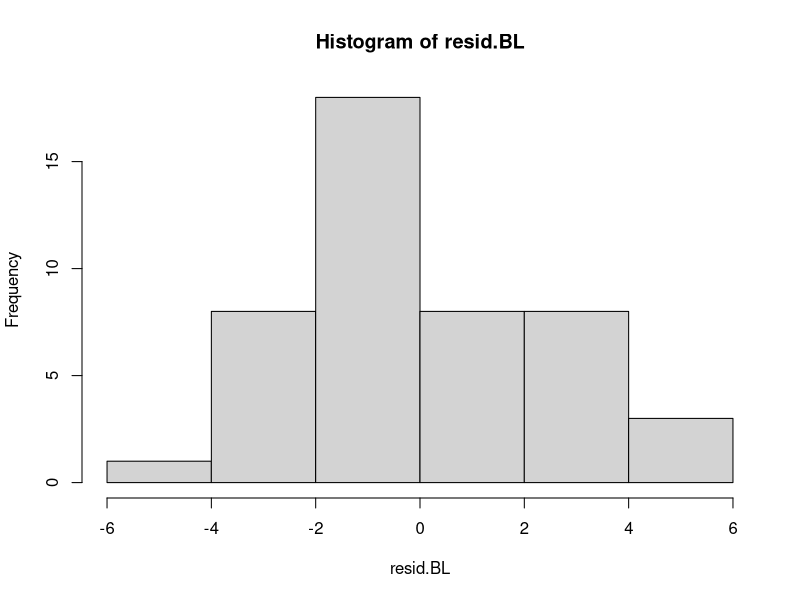
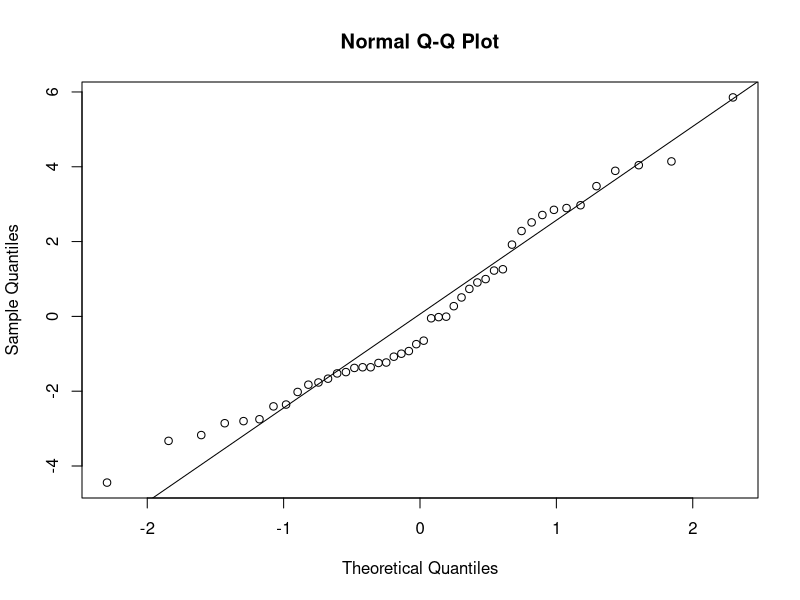
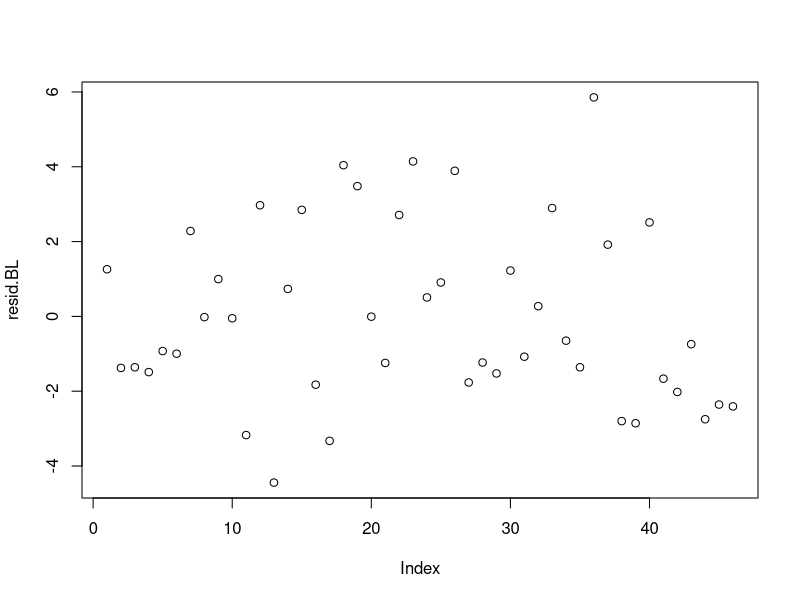
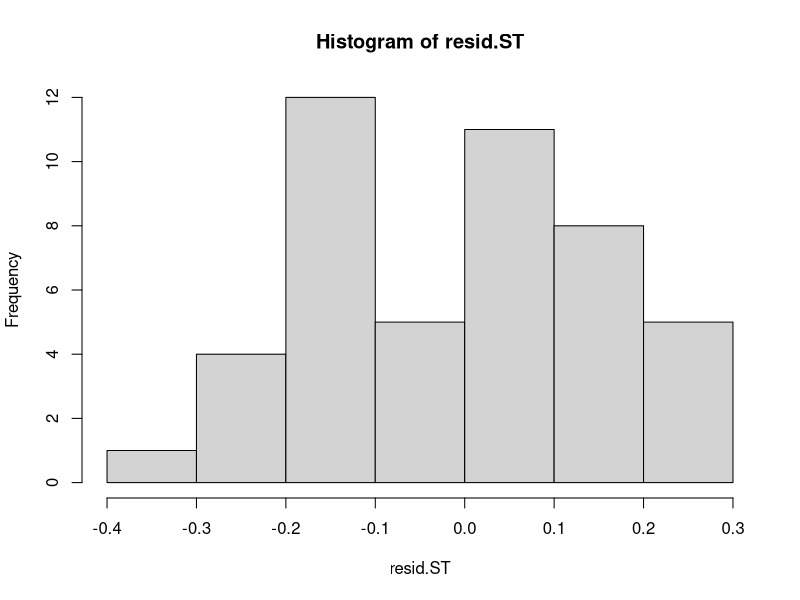
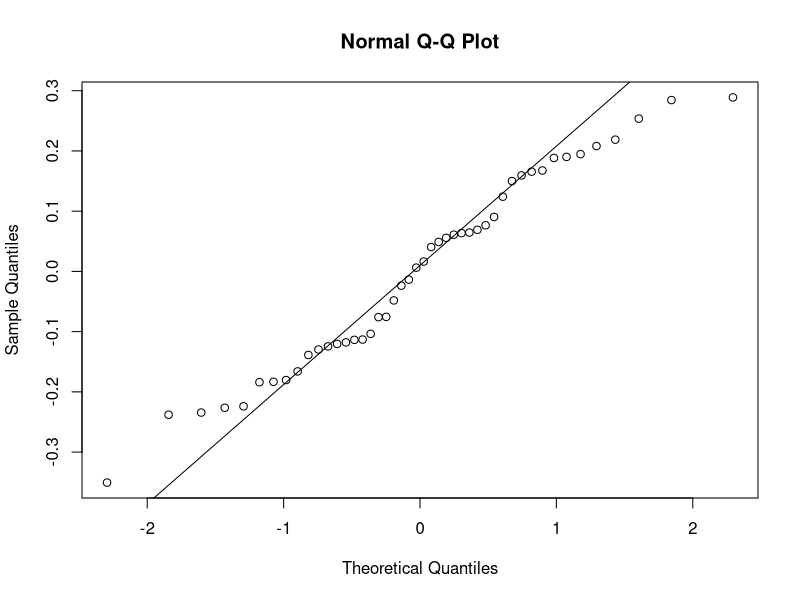
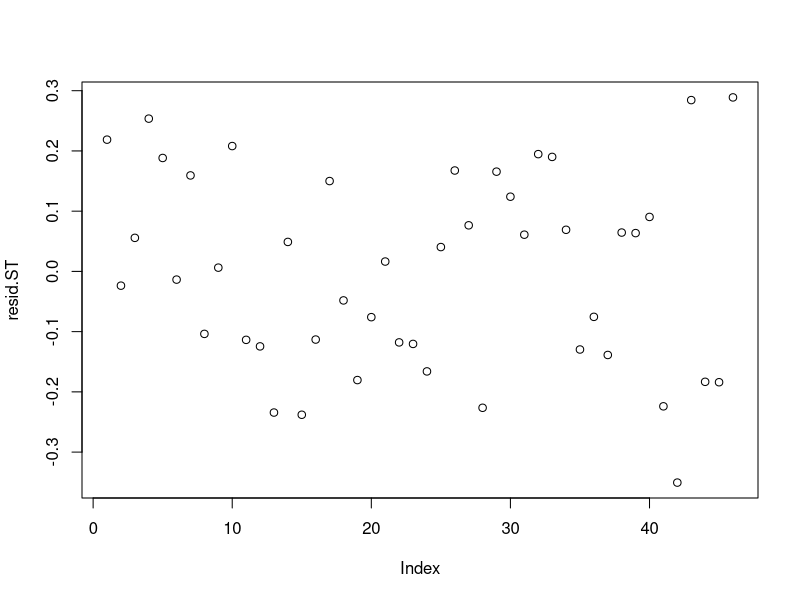
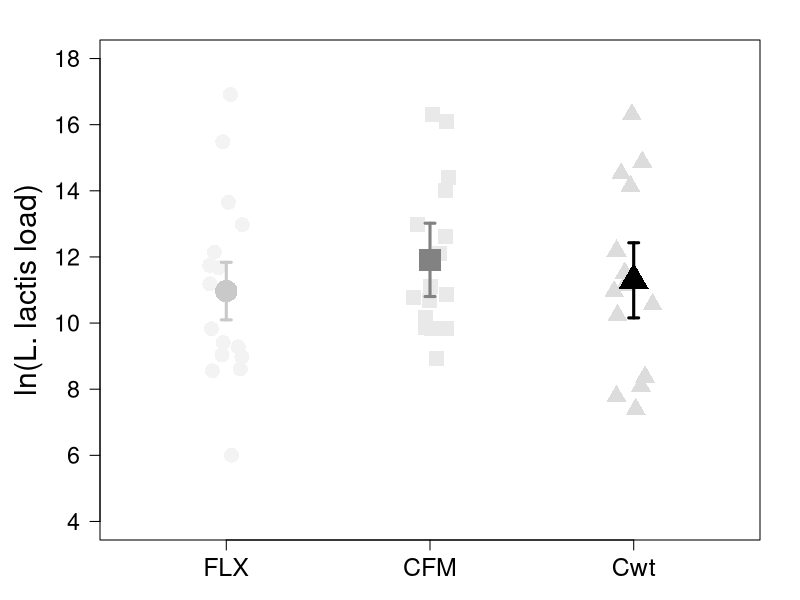
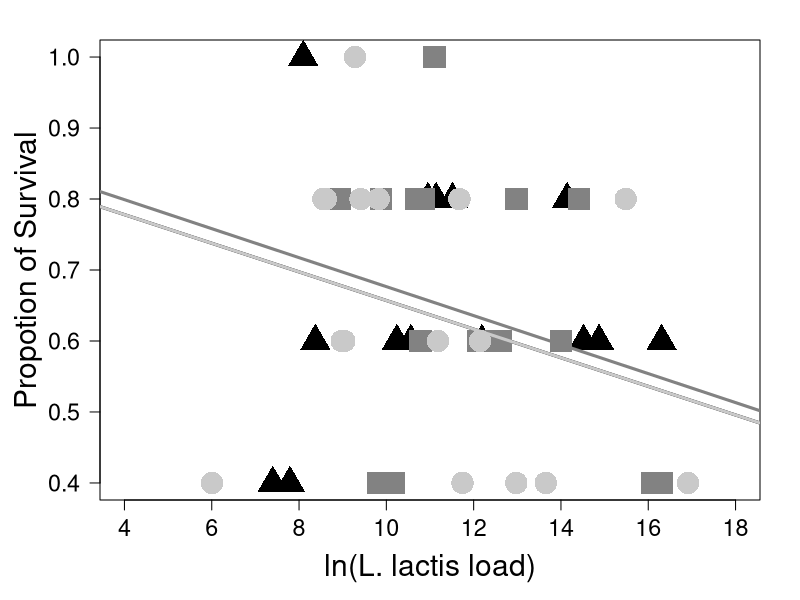

Write R code to recreate these figures, in order.
###############################################################################################
################################ INFECTION ASSAY GENERATION 48 ################################
###############################################################################################


#Set up environment
library(car)
library(Hmisc)
library(lme4)
library(lmerTest)

#Read in the data
IA.data <- read.csv("infectionassay.csv", header = T, sep = ",", stringsAsFactors = TRUE)


##########################################  STATISTIC  #########################################


###################### PREPARING THE DATA #####################


#Before I do the model I log transform the data and add a +1 because of a 0 value
IA.data$lnCFU <- log(IA.data$CFU_fly + 1)

#After running the model and looking at the residuals, the 0 value is a clear outlier so I removed it
outlierIA <- IA.data$lnCFU[which((abs(IA.data$lnCFU - median(IA.data$lnCFU)) / mad(IA.data$lnCFU)) > 2)]
IA.data$lnCFU[IA.data$lnCFU %in% outlierIA[1]] <- NA



###################### RESISTANCE TO INFECTION WITH L. lactis #####################


### LINEAT MODEL ###

#Linear mixed model testing if regime has a significant effect on bacterial load
model.BL <- lmer(lnCFU ~ regime + block + (1|regime:rep_population), data = IA.data)
#ANOVA
Anova(model.BL, test = "F")
#Regime is not significant, P = 0.6970
#Block is not significant, P = 0.6419
ranova(model.BL)
#Nested value is not significant, P = 0.5056


#Homogeneity of variances
leveneTest(IA.data$lnCFU, IA.data$regime)
#Not significant, assumption of homogeneity of variances is met

#Test the model by looking at the residuals
resid.BL <- residuals(model.BL)
hist(resid.BL)
shapiro.test(resid.BL)
qqnorm(resid.BL)
qqline(resid.BL)
plot(resid.BL)
#The residuals are more or less normally distributed, meaning that the model is valid



###################### SURVIVAL TOLERANCE TO L. lactis #####################


### LINEAT MODEL ###

#Linear mixed model testing if survival tolerance is significantly effected by regime and bacterial load
model.ST <- lmer(surv_prop ~ lnCFU * regime + block + (1|regime:rep_population), data = IA.data)
#ANOVA
Anova(model.ST, test = "F")
#Load is not significant, P = 0.23641
#Regime is not significant, P = 0.94700
#Block is significant, P = 0.02428
#The interaction is not significant, P = 0.57478
ranova(model.ST)
#Nested value is not significant, P = 0.8015


#Homogeneity of variances
leveneTest(IA.data$surv_prop, IA.data$regime)
#Not significant, assumption of homogeneity of variances is met

#Test the model by looking at the residuals
resid.ST <- residuals(model.ST)
hist(resid.ST)
shapiro.test(resid.ST)
qqnorm(resid.ST)
qqline(resid.ST)
plot(resid.ST)
#The residuals are more or less normally distributed, meaning that the model is valid



#########################################  PLOT DATA  #########################################



###################### L. lactis LOAD #####################


#Create new dataframe for plotting
IAplot <- IA.data[c(1:10)]
#Remove NAs
IAplot <- IAplot[which(is.na(IA.data$lnCFU) == F),]

#Add fitted values
IAplot$fitted <- fitted(model.BL)

#Calculate mean
BL.M <- tapply(IAplot$fitted, IAplot$regime, mean)
#SE
BL.SE <- (summary(model.BL)$coefficients[c(1:3), 2])


### PLOT ###

par(mar = c(3, 5, 2, 2))
#First make the plot
plot(NULL, xlim = c(0.5, 3.5), xlab = "", xaxt = "n", ylim = c(4, 18), 
     ylab = "ln(L. lactis load)", cex.lab = 1.8, cex.axis = 1.4, las = 1)
#Add points
stripchart(IA.data$lnCFU ~ IA.data$regime, add = T, vertical = T, method = "jitter", 
           pch = c(16, 15, 17), cex = 2, col = c("#f3f3f3", "#e9e9e9", "#dcdcdc"), at = c(1, 2, 3))
#Add errorbar
xBL <- c(1, 2, 3)
errbar(xBL, BL.M, BL.M + BL.SE, BL.M - BL.SE, 
       cex = 3, lwd = 3, pch = c(16, 15, 17), col = c("gray79", "gray51", "black"),
       errbar.col = c("gray79", "gray51", "black"), add = T)
#Add axis
axis(1, at = c(1, 2, 3), cex.axis = 1.5, labels = c("FLX", "CFM", "Cwt"))



###################### SURVIVAL TOLERANCE #####################

#First subset the data
FLX <- subset(IAplot, regime == "aFLX")
CFM <- subset(IAplot, regime == "bCFM")
Cwt <- subset(IAplot, regime == "cCwt")


### PLOT ###

par(mar = c(5, 5, 2, 2))
#First make the plot for Cwt
plot(Cwt$surv_prop ~ Cwt$lnCFU, xlim = c(4, 18), xlab = "ln(L. lactis load)", ylim = c(0.4, 1), 
     ylab = "Propotion of Survival", cex.lab = 1.8, cex.axis = 1.4, las = 1, 
     pch = 17, col = "black", cex = 3)
abline(lm(FLX$surv_prop ~ FLX$lnCFU), col = "black", lwd = 3)
#Then add CFM
points(CFM$surv_prop ~ CFM$lnCFU, pch = 15, col = "gray51", cex = 3)
abline(lm(CFM$surv_prop ~ CFM$lnCFU), col = "gray51", lwd = 3)
#And FLX
points(FLX$surv_prop ~ FLX$lnCFU, pch = 16, col = "gray79", cex = 3)
abline(lm(FLX$surv_prop ~ FLX$lnCFU), col = "gray79", lwd = 3)
